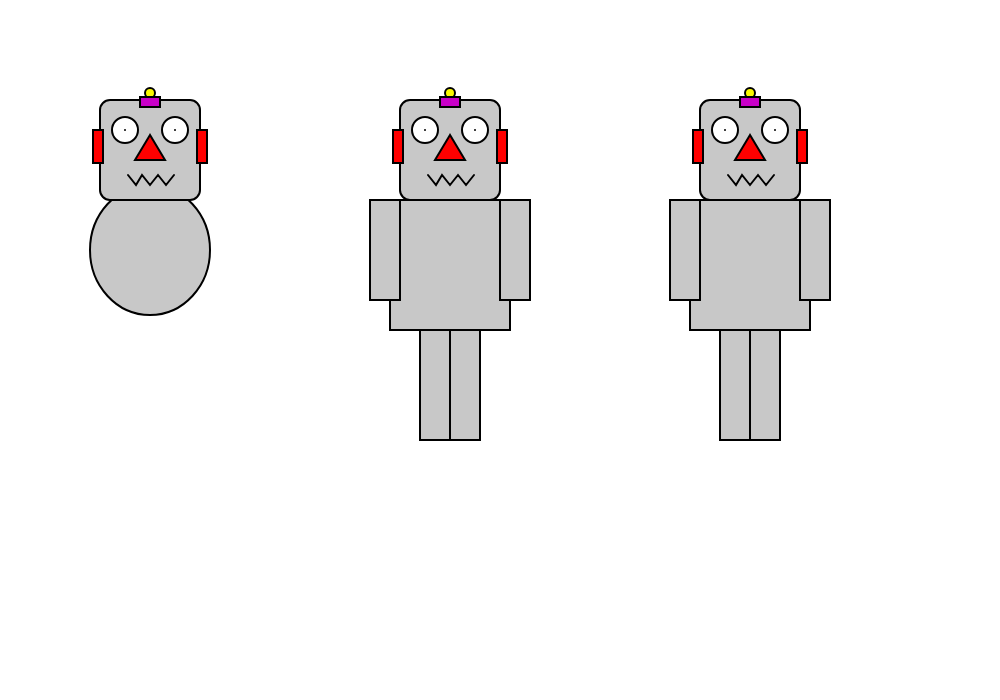
Frame 1 (no input)
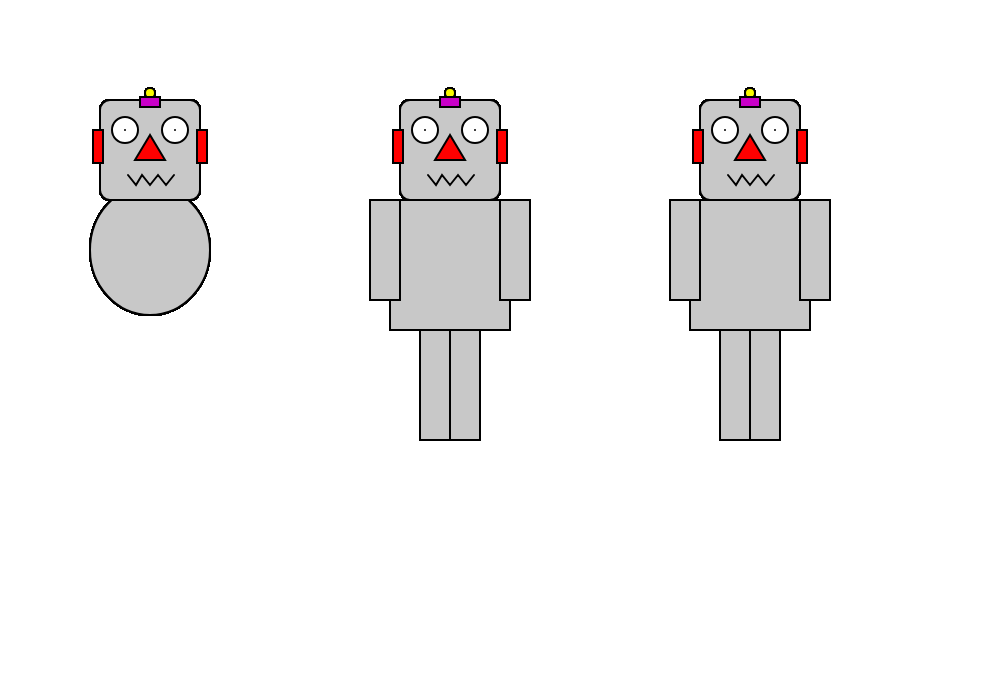
Frame 60 (no input)
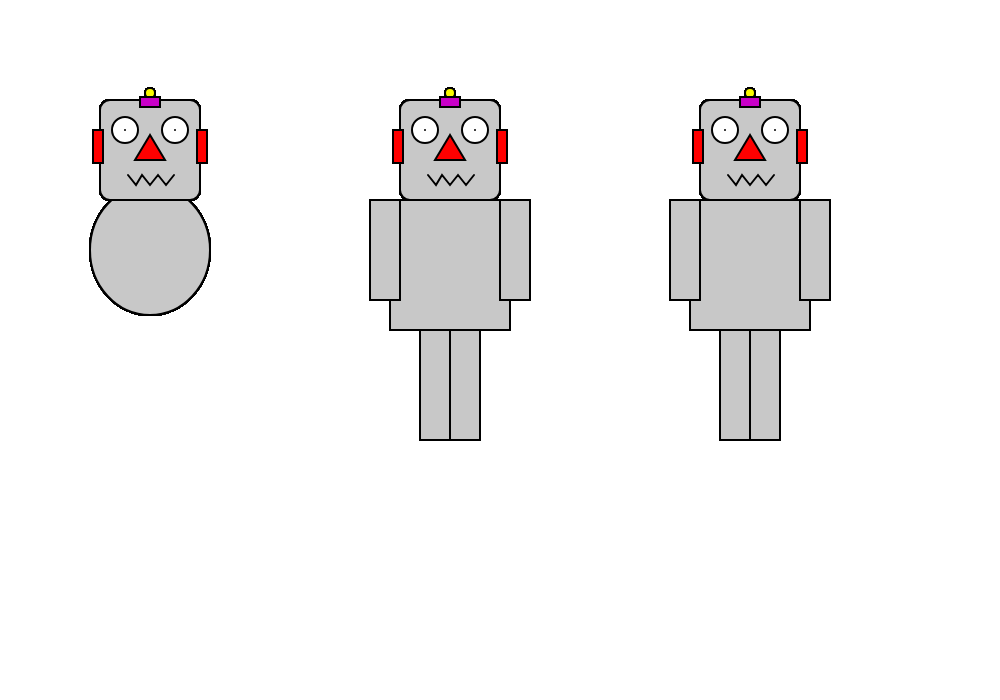
Frame 120 (the mouse pressed at the canvas centre since frame 60)

The p5.js sketch that drew these frames (run headless with seeded random() and noise() and a simulated clock; from frame 60 on, the mouse is pressed at the canvas centre):

// p5.js sketch
// ── sketch.js
function setup()
{
	//create a canvas for the robot
	createCanvas(1000, 700);
}

function draw()
{
	strokeWeight(2);

	//robot body 1 - delete this code and make your own robot body
	fill(200);
	ellipse(150, 250, 120, 130);
	

	//robot body 2 - delete this code and make your own robot body
	rect(390, 200, 120, 130);
	rect(370, 200, 30, 100);
	rect(500, 200, 30, 100);
	rect(420, 330, 30, 110);
	rect(450, 330, 30, 110);


	//robot body 3 - delete this code and make your own robot body
	rect(690, 200, 120, 130);
	rect(670, 200, 30, 100);
	rect(800, 200, 30, 100);
	rect(720, 330, 30, 110);
	rect(750, 330, 30, 110);


	// !!! Draw the robot heads - You shouldn't need to change this code !!!

	//robot head 1
	fill(200);
	rect(100, 100, 100, 100, 10);
    //robot head 2
	rect(400, 100, 100, 100, 10);
    //robot head 3
	rect(700, 100, 100, 100, 10);

	//ears
	fill(255, 0, 0);

	//robot ears 1
	rect(93, 130, 10, 33);
	rect(197, 130, 10, 33);

	//robot ears 2
	rect(393, 130, 10, 33);
	rect(497, 130, 10, 33);

	//robot ears 3
	rect(693, 130, 10, 33);
	rect(797, 130, 10, 33);



	//robots' antennas
	fill(250, 250, 0);
    // robot antenna 1
	ellipse(150, 93, 10, 10);
    // robot antenna 1
	ellipse(450, 93, 10, 10);
    // robot antenna 1
	ellipse(750, 93, 10, 10);

    //robots' antennas
	fill(200, 0, 200);
    // robot antenna 1
	rect(140, 97, 20, 10);
    // robot antenna 2
	rect(440, 97, 20, 10);
    // robot antenna 3
	rect(740, 97, 20, 10);


	//robot 1's eyes
	fill(255);
	ellipse(125, 130, 26, 26);
	point(125, 130);
	ellipse(175, 130, 26, 26);
	point(175, 130);

	//robot 2's eyes
	ellipse(425, 130, 26, 26);
	point(425, 130);
	ellipse(475, 130, 26, 26);
	point(475, 130);

	//robot 3's eyes
	ellipse(725, 130, 26, 26);
	point(725, 130);
	ellipse(775, 130, 26, 26);
	point(775, 130);


	//robots' noses
	fill(255, 0, 0);
    //robot 1 nose
	triangle(150, 135, 135, 160, 165, 160);
    //robot 2 nose
	triangle(450, 135, 435, 160, 465, 160);
    //robot 3 nose
	triangle(750, 135, 735, 160, 765, 160);

	//robot 1 mouth
	noFill();
	beginShape();
	vertex(128, 175);
	vertex(136, 185);
	vertex(142, 175);
	vertex(150, 185);
	vertex(158, 175);
	vertex(166, 185);
	vertex(174, 175);
	endShape();

	//robot 2 mouth
	beginShape();
	vertex(428, 175);
	vertex(436, 185);
	vertex(442, 175);
	vertex(450, 185);
	vertex(458, 175);
	vertex(466, 185);
	vertex(474, 175);
	endShape();

	//robot 3 mouth
	beginShape();
	vertex(728, 175);
	vertex(736, 185);
	vertex(742, 175);
	vertex(750, 185);
	vertex(758, 175);
	vertex(766, 185);
	vertex(774, 175);
	endShape();
}
